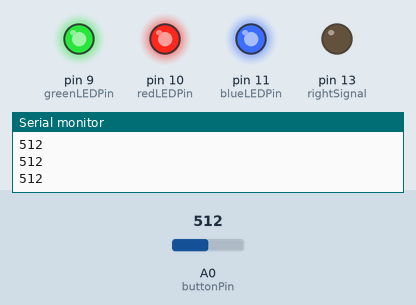
Bench run of a sketch on a simulated Arduino Uno, built with avr-gcc and run on an emulated ATmega328P. On the bench: output pins drawn as LEDs (lit = HIGH), the last lines printed to the serial monitor. Dashed ring = blinking. The inputs (shaded band) are chosen by the test bench; at power-on: A0 (buttonPin) = 512.

Above: at 1.2 s.
1.3 s: A0 (buttonPin) set to 307
2.8 s: A0 (buttonPin) set to 288
At 3.3 s:
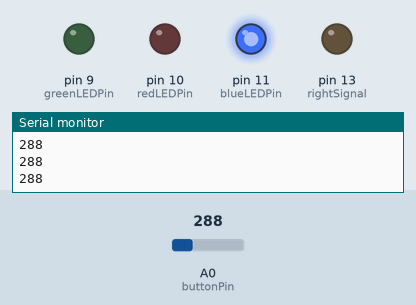
4.3 s: A0 (buttonPin) set to 306
At 4.7 s:
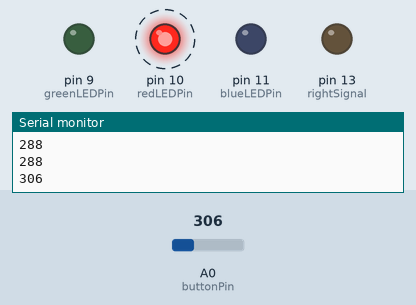
7.3 s: A0 (buttonPin) set to 290
8.8 s: A0 (buttonPin) set to 310
At 12.6 s:
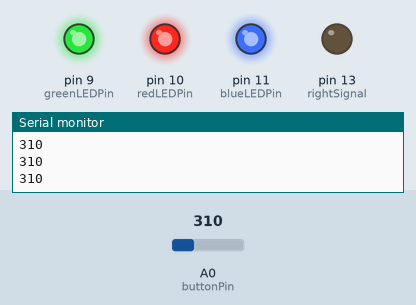
Timing chart, 0 to 12.8 s (numbered marks = the images above; inputs shaded):
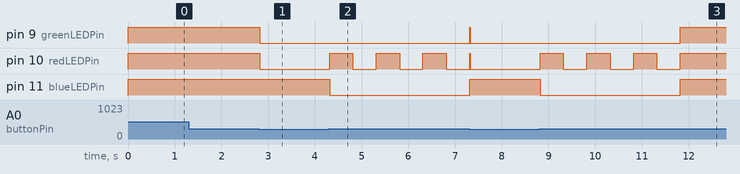

The sketch:

timeControl_v03.ino
```cpp
/*
控制时间达到要求的秒数，按键按下时显示蓝光，正确显示绿光，并常亮，错误显示红光

 正确后在rightSignal(13号管脚)输出高电平信号
 */
#define COUNTER 1
#define DEBUG 0
const int buttonPin = A0;     // the number of the pushbutton pin
const int greenLEDPin = 9;    // LED connected to digital pin 9
const int redLEDPin = 10;     // LED connected to digital pin 10
const int blueLEDPin = 11;    // LED connected to digital pin 11
const int rightSignal=13;

int buttonState = 0;         // variable for reading the pushbutton status
int setTime=9000;//设定时间
int misRange=800;//误差范围;
int timeRecorder=0;
int key_value=0;
void setup()
{
	Serial.begin(9600);  //串口波特率
	// initialize the LED pin as an output:
	pinMode(greenLEDPin,OUTPUT);
	pinMode(redLEDPin,OUTPUT);
	pinMode(blueLEDPin,OUTPUT);
	// initialize the pushbutton pin as an input:
	//pinMode(buttonPin, INPUT);
	pinMode(rightSignal, OUTPUT);

}

void loop()
{
	// read the state of the pushbutton value:


	// check if the pushbutton is pressed.
	// if it is, the buttonState is HIGH:

	digitalWrite(rightSignal,LOW);
	analogWrite(redLEDPin, 255);
	analogWrite(greenLEDPin, 255);
	analogWrite(blueLEDPin, 255);

	timeRecorder=0;
	key_value=analogRead(buttonPin);

	Serial.println(key_value);

	if( key_value < 300)
	{
		delay(10);
		key_value=analogRead(buttonPin);
		Serial.println(key_value);
		while(key_value < 300)
		{
			key_value=analogRead(buttonPin);
			Serial.println(key_value);
			analogWrite(redLEDPin, 0);
			analogWrite(greenLEDPin, 0);
			analogWrite(blueLEDPin, 255);
			delay(10);
			timeRecorder+=10;
		}
		if((timeRecorder>=(setTime-misRange))&&(timeRecorder<=(setTime+misRange)))
		{
			digitalWrite(rightSignal, HIGH);
			rightLight();
			while(1);
		}
		else
		{
			wrongLight();

		}
	}


}

void blue_blink()
{
	for(int i=0; i<3; i++)
	{
		analogWrite(redLEDPin, 0);
		analogWrite(greenLEDPin, 0);
		analogWrite(blueLEDPin, 255);
		delay(500);
		analogWrite(redLEDPin, 0);
		analogWrite(greenLEDPin, 0);
		analogWrite(blueLEDPin, 0);
		delay(500);
	}
}
void wrongLight()
{
	for(int i=0; i<3; i++)
	{
		analogWrite(redLEDPin, 255);
		analogWrite(greenLEDPin, 0);
		analogWrite(blueLEDPin, 0);
		delay(500);
		analogWrite(redLEDPin, 0);
		analogWrite(greenLEDPin, 0);
		analogWrite(blueLEDPin, 0);
		delay(500);
	}
}
void rightLight()
{
	for(int i=0; i<3; i++)
	{
		analogWrite(redLEDPin, 0);
		analogWrite(greenLEDPin, 255);
		analogWrite(blueLEDPin, 0);
		delay(500);
		analogWrite(redLEDPin, 0);
		analogWrite(greenLEDPin, 0);
		analogWrite(blueLEDPin, 0);
		delay(500);
	}
	while(1)
	{
		analogWrite(greenLEDPin, 255);
	}
}
```

Measured:
- the behaviour switches between 300 and 299 on A0 (buttonPin) (found by bisection; images 0 and 1)
- after the input at 2.8 s, pin 9 (greenLEDPin), pin 10 (redLEDPin): HIGH → LOW at once
- after the input at 4.3 s, pin 10 (redLEDPin): alternates HIGH for 0.50 s and LOW for 0.50 s, starting at once; pin 11 (blueLEDPin): HIGH → LOW at once
- after the input at 8.8 s, pin 9 (greenLEDPin): LOW → HIGH after 3.0 s; pin 10 (redLEDPin): alternates HIGH for 0.50 s and LOW for 0.50 s, starting at once; pin 11 (blueLEDPin): HIGH → LOW at once, → HIGH 3.0 s later
